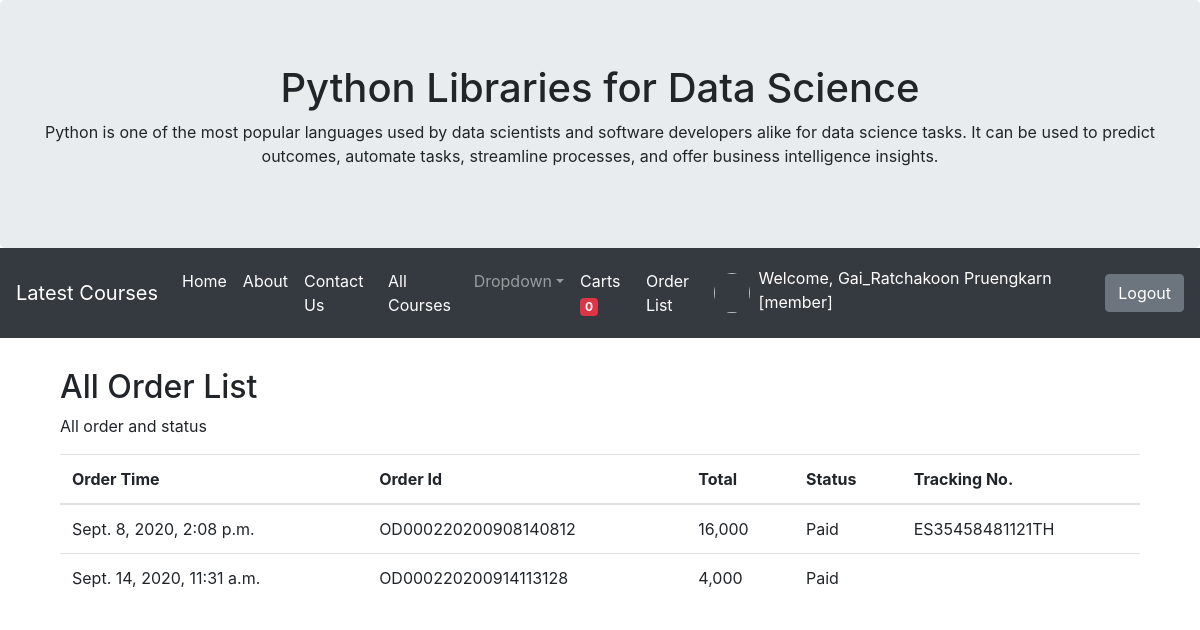
The app's page /orderlist/ (signed in) with its own data.
### myapp/models.py (models this page shows, shortened)
class Profile(models.Model):
	user = models.OneToOneField(User,on_delete = models.CASCADE)
	photo = models.ImageField(upload_to="photoprofile", null=True, blank=True,default='default.png')
	usertype = models.CharField(max_length=100,default='member')
	cartquan = models.IntegerField(default=0)

class OrderPending(models.Model):
	orderid = models.CharField(max_length=100)
	user = models.ForeignKey(User,on_delete=models.CASCADE)
	name = models.CharField(max_length=100)
	tel = models.CharField(max_length=100)
	address = models.TextField()
	shipping = models.CharField(max_length=100)
	payment = models.CharField(max_length=100)
	other = models.TextField(blank=True, null=True)
	stamp = models.DateTimeField(auto_now_add=True, blank=True, null=True)
	paid = models.BooleanField(default=False)
	slip = models.ImageField(upload_to="slip", null=True, blank=True)
	sliptime= models.CharField(max_length=100, null=True, blank=True)
	paymentid = models.CharField(max_length=100, null=True, blank=True)
	trackingnumber = models.CharField(max_length=100, null=True, blank=True)

### myapp/views.py (the view)
# urls.py: path('orderlist/', OrderListPage, name = 'orderlist-page'),
def OrderListPage(request):
	username = request.user.username
	user = User.objects.get(username=username)
	context = {}
	order = OrderPending.objects.filter(user=user)
	for od in order:
		orderid = od.orderid
		odlist = OrderList.objects.filter(orderid = orderid) #หาผลรวมใน orderlist
		total = sum([c.total for c in odlist]) #รวมราคา
		od.total = total
	context['allorder'] = order
	return render(request,'myapp/orderlist.html',context)

### myapp/template/myapp/orderlist.html
{% extends 'myapp/base.html' %}
{% load humanize %}
{% block content %}
	<div class="container">
	  <h2>All Order List</h2>
	  <p>All order and status</p>
	  <table class="table">
		<thead>
		  <tr>
		  	<th>Order Time</th>
			<th>Order Id</th>
			<th>Total</th>
			<th>Status</th>
			<th>Tracking No.</th>
		  </tr>
		</thead>
		<tbody>
		{% for od in allorder %}
		  <tr>
			<td>{{od.stamp}}</td>
			<td>{{od.orderid}}</td>
			<td>{{od.total|intcomma}}</td>
			<td>
				{% if od.paid %}
					Paid
				{% else %}
					<a href="#" class="btn btn-primary">Upload Slip</a>
				{% endif %}
			</td>
			<td>
				{% if od.trackingnumber != None %}
					{{od.trackingnumber}}
				{% endif %}
			</td>
		  </tr>
		 {% endfor %}
		</tbody>
	  </table>
	</div>
{% endblock content %}

### myapp/template/myapp/base.html (shortened to what this page needs)
<!DOCTYPE html>
<html lang="en">
<head>
	<link rel="stylesheet" href="https://maxcdn.bootstrapcdn.com/bootstrap/4.5.0/css/bootstrap.min.css">
	<link rel="stylesheet" href="https://cdnjs.cloudflare.com/ajax/libs/font-awesome/4.7.0/css/font-awesome.min.css">
</head>
<body>
<div class="jumbotron text-center" style="margin-bottom: 0" >
	<h1>Python Libraries for Data Science</h1>
	<p>Python is one of the most popular languages used by data scientists and software developers alike for data science tasks. It can be used to predict outcomes, automate tasks, streamline processes, and offer business intelligence insights.</p>
</div>
<nav class="navbar navbar-expand-sm bg-dark navbar-dark">
	<a class="navbar-brand" href="{% url 'lastest-page' %}">Latest Courses</a>
	<div class="collapse navbar-collapse" id="navbarsExampleDefault">
		<ul class="navbar-nav mr-auto">
			<li class="nav-item active">
				<a class="nav-link" href="{% url 'home-page' %}">Home <span class="sr-only">(current)</span></a>
			</li>
			{% if user.profile.usertype != 'admin' %}
			<li class="nav-item active">
				<a class="nav-link" href="{% url 'about-page' %}">About <span class="sr-only">(current)</span></a>
			</li>
			<li class="nav-item active">
				<a class="nav-link" href="{% url 'contact-page' %}">Contact Us <span class="sr-only">(current)</span></a>
			</li>
			{% endif %}
			<li class="nav-item active">
				<a class="nav-link" href="{% url 'allproducts-page' %}">All Courses <span class="sr-only">(current)</span></a>
			</li>
			<li class="nav-item dropdown">
				<a class="nav-link dropdown-toggle" href="#" id="dropdown01" data-toggle="dropdown" aria-haspopup="true" aria-expanded="false">Dropdown</a>
			</li>
			{% if user.is_authenticated and user.profile.usertype == 'member' %}
			<li class="nav-item active">
				<a class="nav-link" href="{% url 'mycart-page' %}">Carts <span class="badge badge-danger">{{user.profile.cartquan}}</span></span> <span class="sr-only">(current)</span></a>
			</li>
			{% endif %}
			<li class="nav-item active">
				<a class="nav-link" href="{% url 'orderlist-page' %}">Order List</a>
			</li>
		</ul>
		{% if user.is_authenticated %}
			<img scr="{{user.profile.photo.url}}" style="width: 40px; height: 40px;" class="rounded-circle">&nbsp;&nbsp;
			<p style="color: white;margin-top: 10px;">Welcome,&nbsp;{{user.first_name}}&nbsp;{{user.last_name}}&nbsp; [{{user.profile.usertype}}]&nbsp;&nbsp;</p>
			<a class="btn btn-secondary" href="{% url 'logout' %}">Logout</a>
		{% else %}
			<a class="btn btn-primary" href="{% url 'register-page' %}">Register</a>&nbsp;&nbsp;&nbsp;
		<a class="btn btn-primary" href="{% url 'login' %}">Login</a>
		{% endif %}
	</div>
</nav>
<div class="container" style="margin-top: 30px">
	{% block content %}
	{% endblock content %}
</div>
</body>
</html>

### records on screen
OrderPending: stamp "Sept. 8, 2020, 2:08 p.m.", orderid "OD000220200908140812", total "16,000", paid "Paid", trackingnumber "ES35458481121TH"
OrderPending: stamp "Sept. 14, 2020, 11:31 a.m.", orderid "OD000220200914113128", total "4,000", paid "Paid"

### other values on screen
{{ user.profile.cartquan }} "0"
{{ user.first_name }} "Gai_Ratchakoon"
{{ user.last_name }} "Pruengkarn"
{{ user.profile.usertype }} "member"
